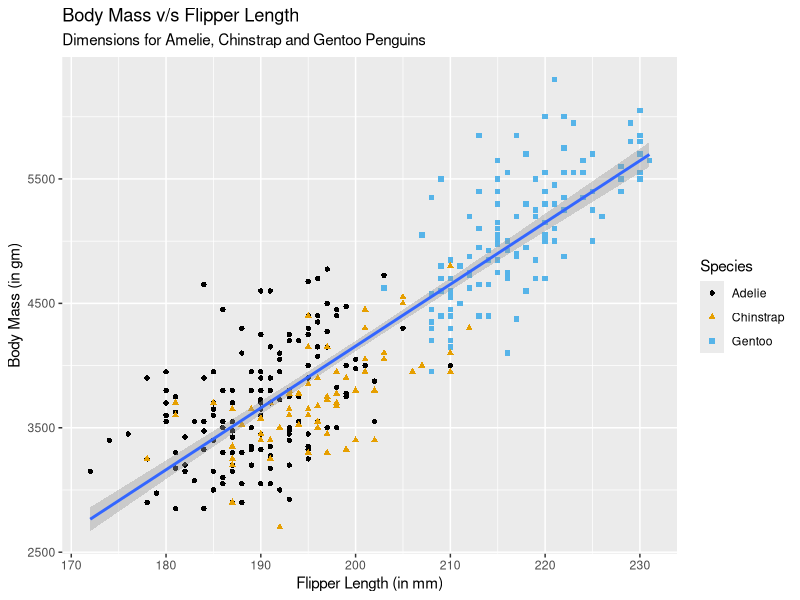

Write the R code that produced this figure.
library(palmerpenguins)
library(tidyverse)
library(ggthemes)

ggplot(
  data = penguins,
  mapping = aes(x = flipper_length_mm, y = body_mass_g)  
) +
  geom_point(mapping = aes(color = species, shape = species)) +
  geom_smooth(method = "lm") +
  labs(
    title = "Body Mass v/s Flipper Length",
    subtitle = "Dimensions for Amelie, Chinstrap and Gentoo Penguins",
    x = "Flipper Length (in mm)",
    y = "Body Mass (in gm)",
    color = "Species",
    shape = "Species"
  ) +
  scale_color_colorblind()

df <- data.frame(penguins)

# 1.2.5 Exercises

# Question 1
num_rows <- seq_len(df[1, "species"])
num_cols <- length(colnames(df))
print(paste("Num Rows: ", num_rows))
print(paste("Num Cols: ", num_cols))


